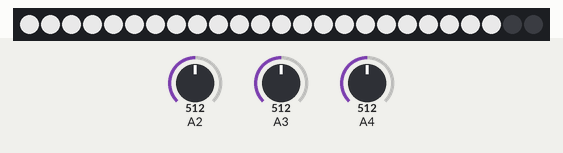
This sketch was run on a simulated Arduino Uno, built with avr-gcc and run on an emulated ATmega328P. Parts: 25 RGB LEDs in strip order, left to right. The test bench sets the inputs (shaded band); at power-on: A3 = 512, A4 = 512, A2 = 512. Dim RGB values are drawn brighter than linear; random numbers use the default seed unless the sketch sets one.

Above: at 1.13 s.
1.3 s: A3 set to 716
At 2.62 s:
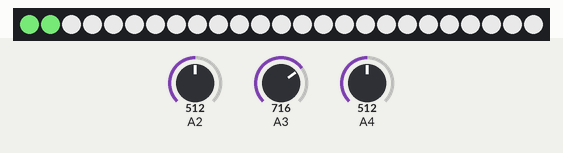
At 3.85 s:
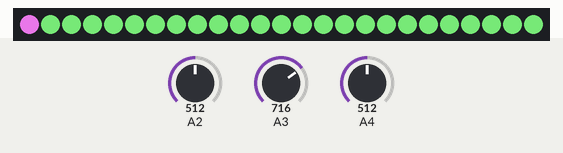
4.2 s: A4 set to 306
At 5.18 s:
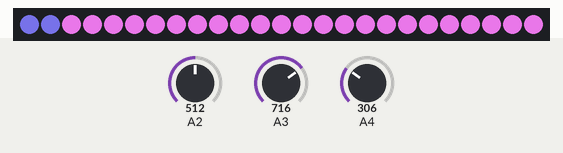

Measured:
- after the input at 1.3 s, the LEDs: first change after 1.3 s (image 1 shows a later state)

The sketch:

neopixel_mood.ino
```cpp
#include <Adafruit_NeoPixel.h>

#define LED_PIN 3
#define LED_COUNT 25

int r = 0, g = 0, b = 0;

int colordata[25][3] = {
{255, 0, 0},
{255, 0, 0},
{255, 0, 0},
{255, 0, 0},
{255, 0, 4},
{255, 0, 8},
{255, 0, 16},
{255, 0, 32},
{255, 0, 48},
{255, 0, 64},
{255, 0, 96},
{255, 0, 128},
{255, 0, 255},
{192, 0, 255},
{128, 0, 255},
{96, 0, 255},
{64, 0, 255},
{48, 0, 255},
{32, 0, 255},
{24, 0, 255},
{16, 0, 255},
{0, 0, 255},
{0, 0, 255},
{0, 0, 255},
{0, 0, 255},
};

Adafruit_NeoPixel strip(LED_COUNT, LED_PIN, NEO_GRB + NEO_KHZ800);
void setup() {
  strip.begin();
  strip.show();
  strip.setBrightness(225);
}

void loop() {
  colorWiping(5, 50);

  custompattern(5000);

  rainbow(10);
}


void colorWipe(uint32_t color, int wait) {
  for (int i = 0; i < strip.numPixels(); i++) { // For each pixel in strip...
    strip.setPixelColor(i, color);         //  Set pixel's color (in RAM)
    strip.show();                          //  Update strip to match
    delay(wait);                           //  Pause for a moment
  }
}

void colorWiping(int repeat, int waiting) {
  for (int i = 0; i < repeat; i++){
    randomSeed(analogRead(random(7)));
    r = random(255);
    randomSeed(analogRead(random(7)));
    g = random(255);
    randomSeed(analogRead(random(7)));
    b = random(255);
    colorWipe(strip.Color(r, g, b), waiting);
  }
}

void custompattern(int duration) {
  for (int i = 0; i < strip.numPixels(); i++){
    strip.setPixelColor(i, colordata[i][0], colordata[i][1], colordata[i][2]);
  }
  strip.show();
  delay(duration);
}

void rainbow(int wait) {
  for (long firstPixelHue = 0; firstPixelHue < 5 * 32768; firstPixelHue += 256) {
    for (int i = 0; i < strip.numPixels(); i++) {
      int pixelHue = firstPixelHue + (i * 65536L / strip.numPixels());
      strip.setPixelColor(i, strip.gamma32(strip.ColorHSV(pixelHue)));
    }
    strip.show();
    delay(wait);
  }
}
```
